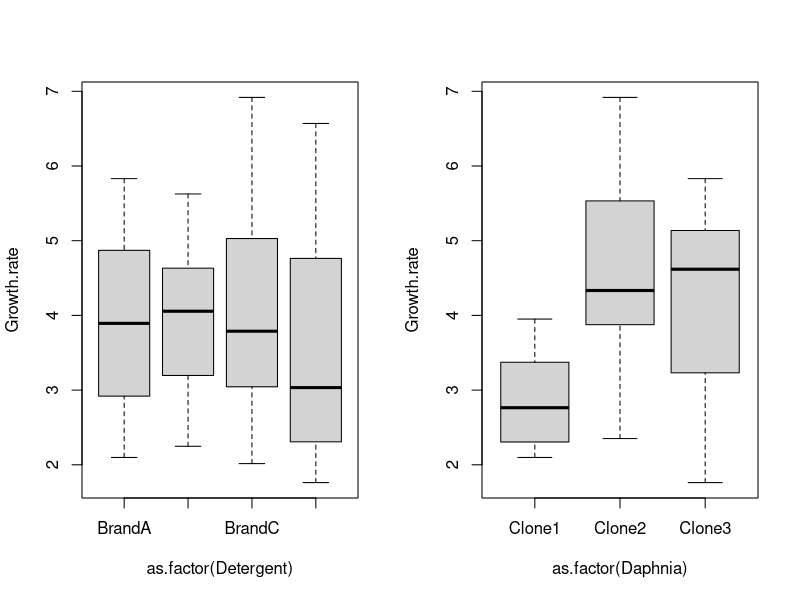
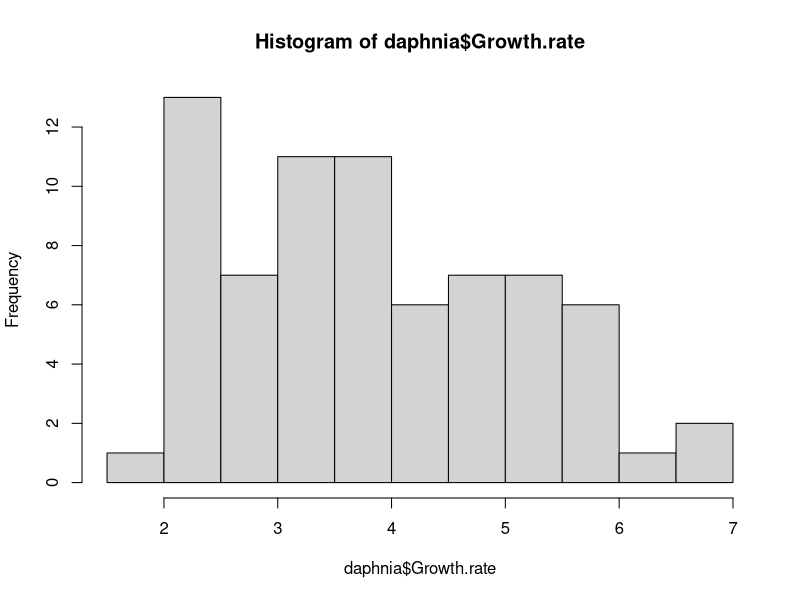
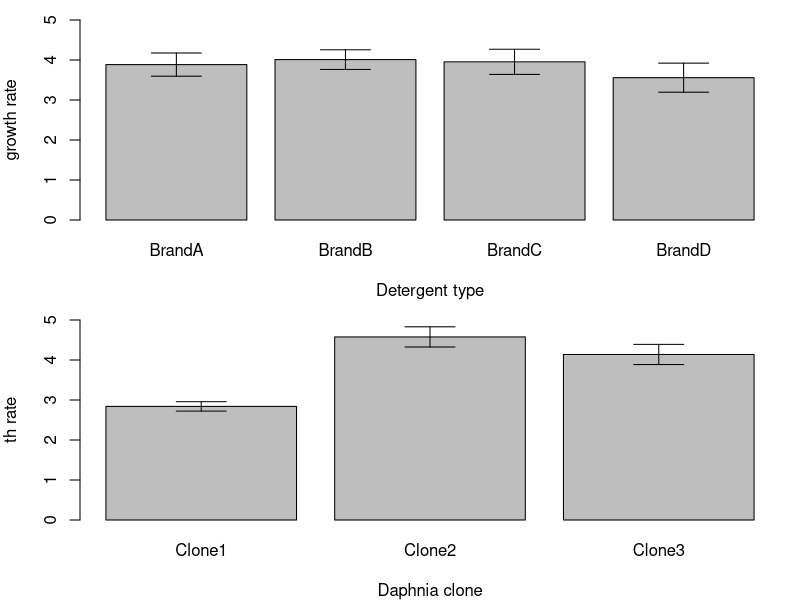
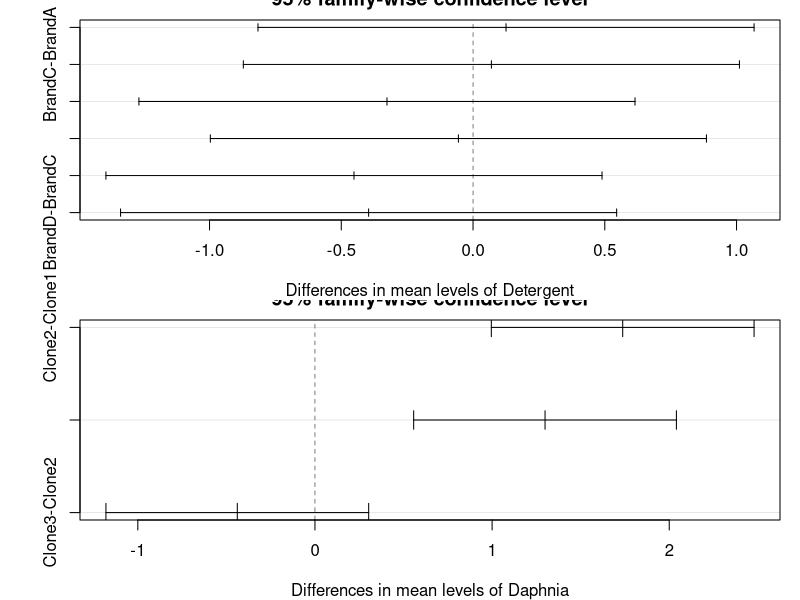
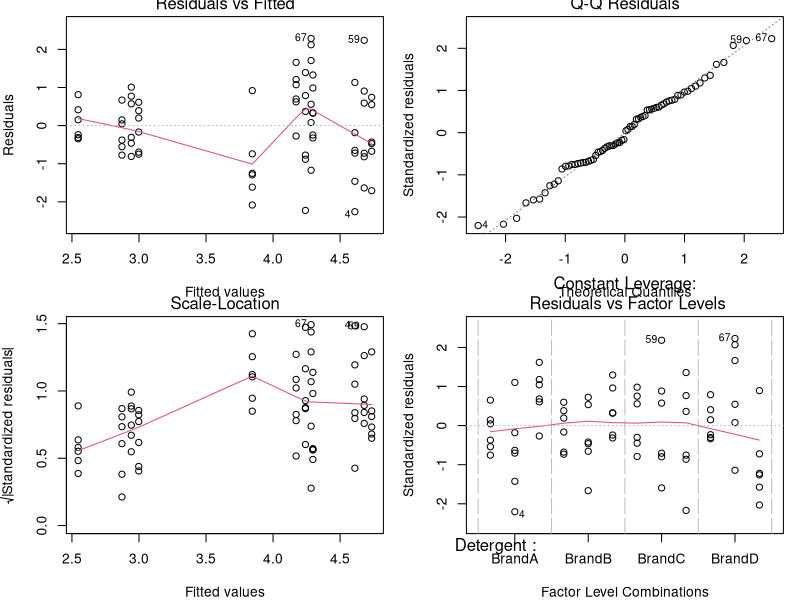
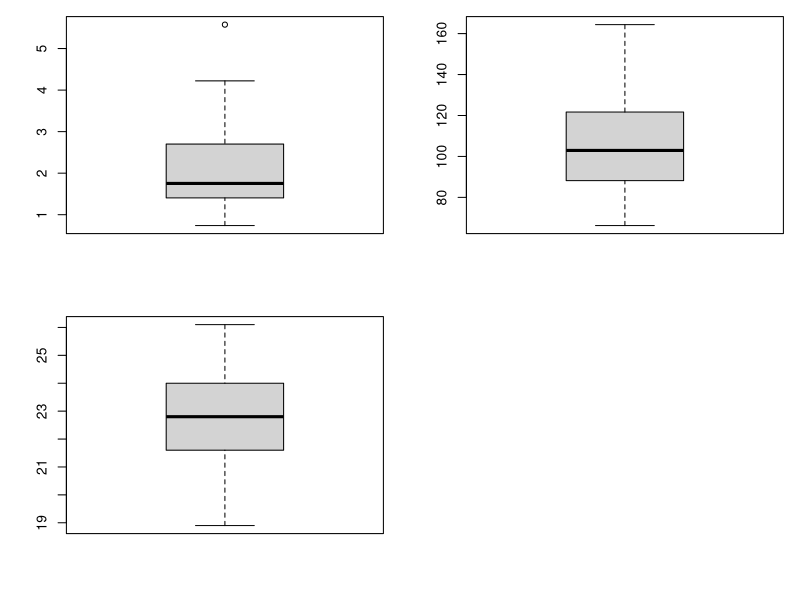
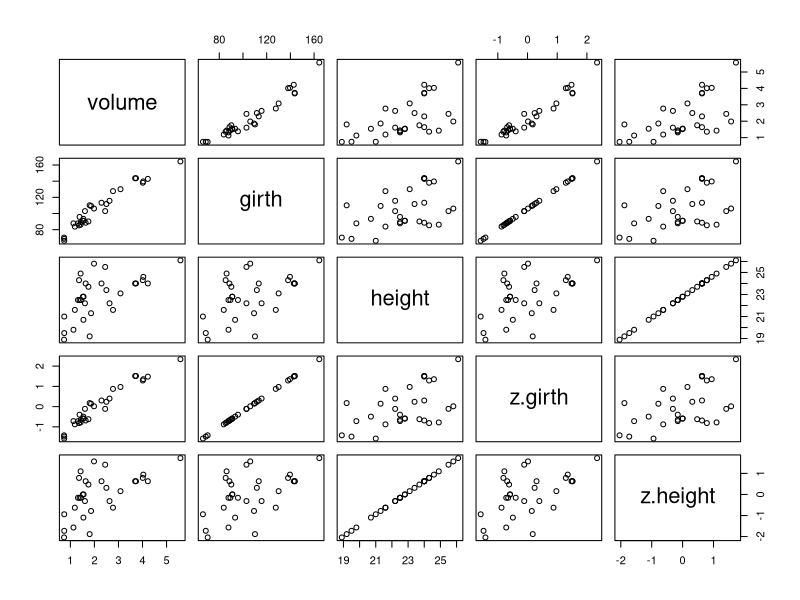
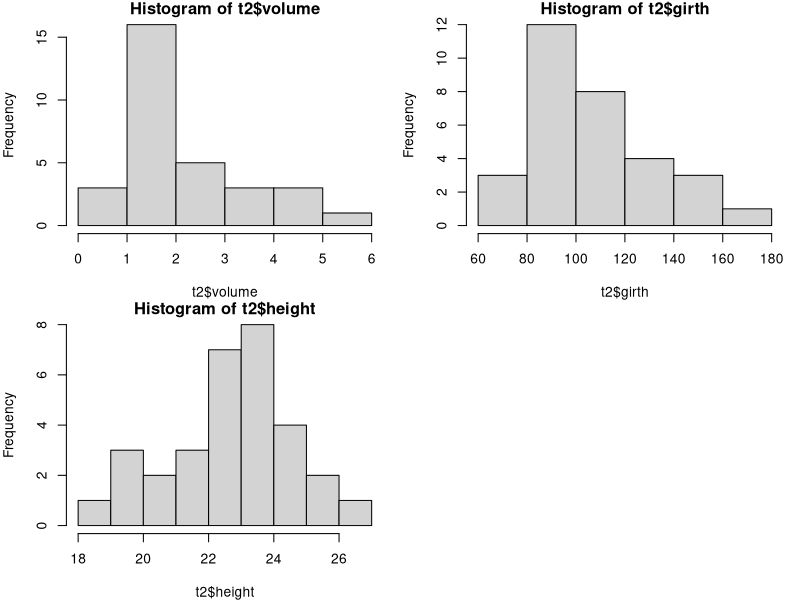

R code for these plots, in order:
rm(list=ls())
graphics.off()
daphnia <- read.delim("../data/daphnia.txt")
summary(daphnia)
head(daphnia)
str(daphnia)
par(mfrow = c(1, 2))
plot(Growth.rate ~ as.factor(Detergent), data=daphnia)
plot(Growth.rate ~ as.factor(Daphnia), data = daphnia)
require(dplyr)
daphnia %>%
  group_by(Detergent) %>%
  summarise (variance=var(Growth.rate))
daphnia %>%
  group_by(Daphnia) %>%
  summarise (variance=var(Growth.rate))
dev.off()
#This is to tell R to not plot again in the same multi-plot frame as we set u
#p before.
hist(daphnia$Growth.rate)

seFun <- function(x) {
  sqrt(var(x)/length(x))
}
detergentMean <- with(daphnia, tapply(Growth.rate, INDEX = Detergent,
                                      FUN = mean))
detergentSEM <- with(daphnia, tapply(Growth.rate, INDEX = Detergent,
                                     FUN = seFun))
cloneMean <- with(daphnia, tapply(Growth.rate, INDEX = Daphnia, FUN = mean))
cloneSEM <- with(daphnia, tapply(Growth.rate, INDEX = Daphnia, FUN = seFun))

par(mfrow=c(2,1),mar=c(4,4,1,1))
barMids <- barplot(detergentMean, xlab = "Detergent type", ylab = "Population
growth rate",
                   ylim = c(0, 5))
arrows(barMids, detergentMean - detergentSEM, barMids, detergentMean +
         detergentSEM, code = 3, angle = 90)

barMids <- barplot(cloneMean, xlab = "Daphnia clone", ylab = "Population grow
th rate",
                   ylim = c(0, 5))
arrows(barMids, cloneMean - cloneSEM, barMids, cloneMean + cloneSEM,
       code = 3, angle = 90)
daphniaMod <- lm(Growth.rate ~ Detergent + Daphnia, data = daphnia)
summary(daphniaMod)

detergentMean - detergentMean[1]
cloneMean - cloneMean[1]

daphniaANOVAMod <- aov(Growth.rate ~ Detergent + Daphnia, data = daphnia)
summary(daphniaANOVAMod)

daphniaModHSD <- TukeyHSD(daphniaANOVAMod)
daphniaModHSD

par(mfrow=c(2,1),mar=c(4,4,1,1))
plot(daphniaModHSD)
par(mfrow=c(2,2))
plot(daphniaMod)

timber <- read.delim("../data/timber.txt")
summary(timber)
str(timber)
head(timber)

par(mfrow = c(2, 2))
boxplot(timber$volume)
boxplot(timber$girth)
boxplot(timber$height)

var(timber$volume)
var(timber$girth)
var(timber$height)

t2<-as.data.frame(subset(timber, timber$volume!="NA"))
t2$z.girth<-scale(timber$girth)
t2$z.height<-scale(timber$height)
var(t2$z.girth)

var(t2$z.height)

plot(t2)

par(mfrow = c(2, 2))
hist(t2$volume)
hist(t2$girth)
hist(t2$height)

pairs(timber)

cor(timber)
summary(lm(girth ~ height, data = timber))

VIF<- 1/(1-0.27)
VIF

sqrt(VIF)

pairs(timber)

cor(timber)

pairs(t2)
cor(t2)
timberMod <- lm(volume ~ girth + height, data = timber)
anova(timberMod)
summary(timberMod)

plot(timberMod)
plantGrowth <- read.delim("../data/ipomopsis.txt")
summary(plantGrowth)





